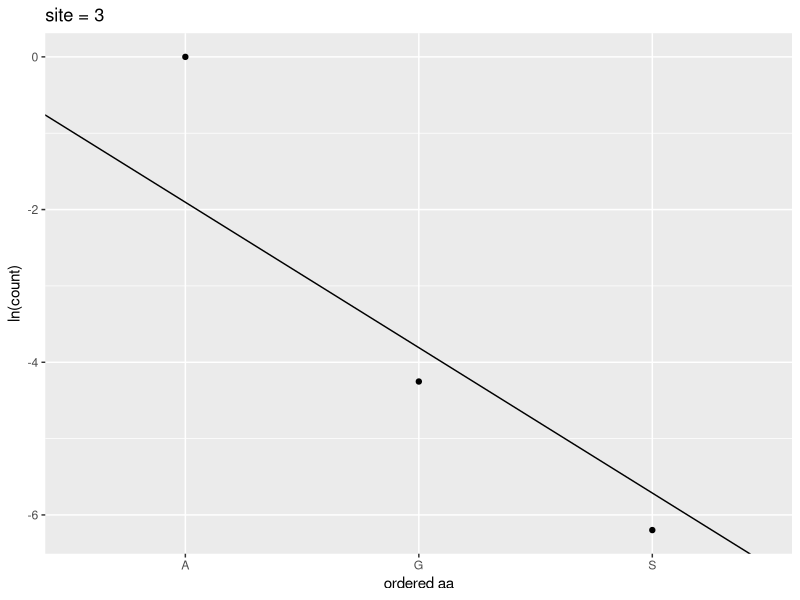
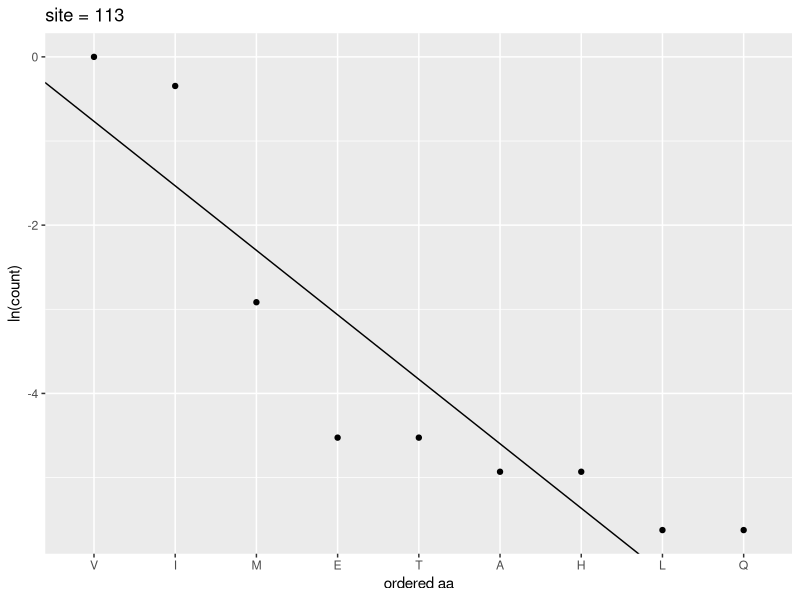
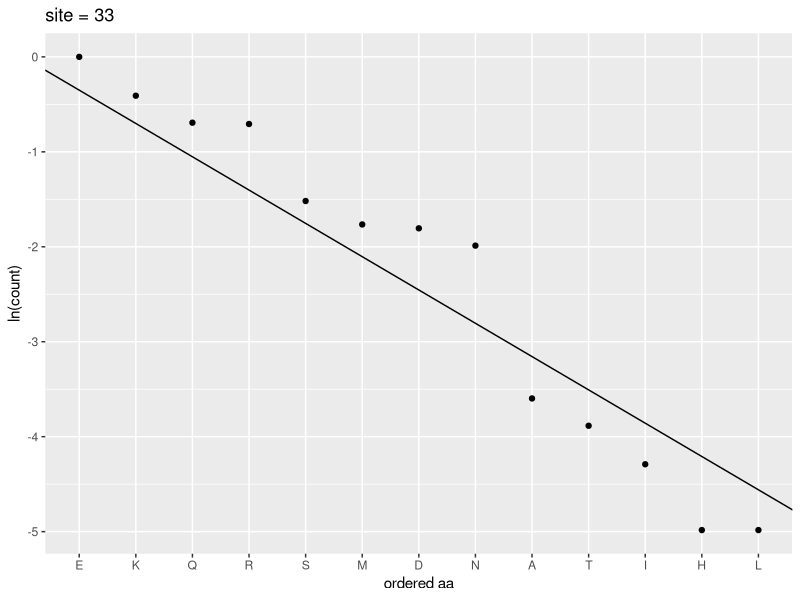
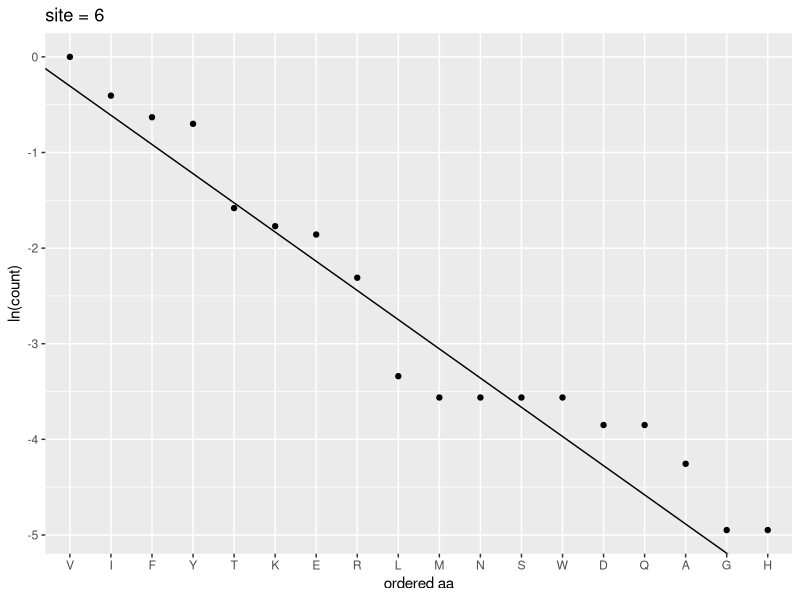
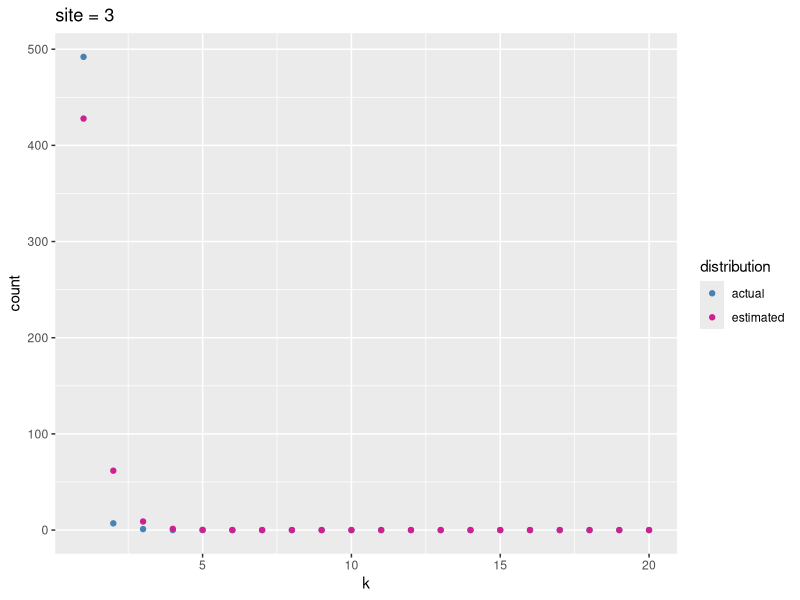
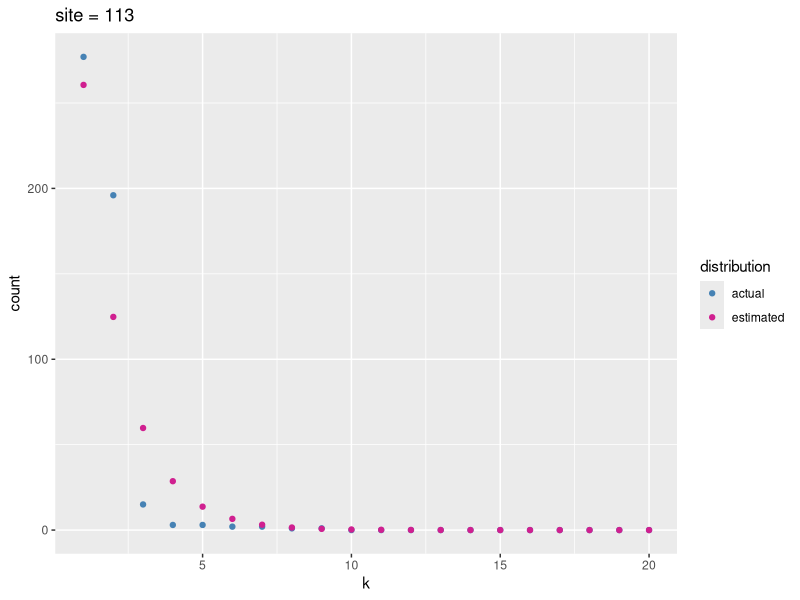
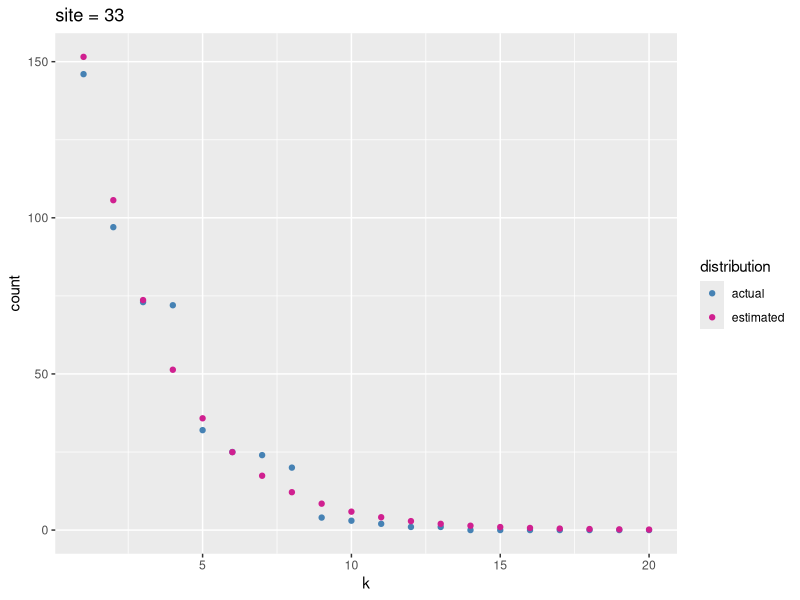
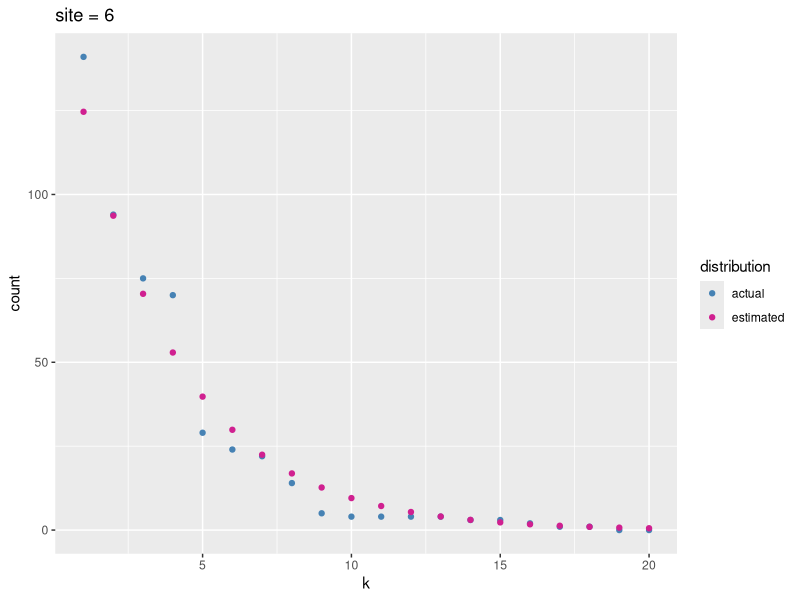

These charts were generated, in order, by the following R code:
library(tidyverse)
library(stringr)
library(cowplot)
library(broom)

# read in data
alignment <-read_csv("results_1B4T_A_evolved_split.csv", col_types = cols(.default = "c")) 

# tidy data used for null
alignment %>% 
  mutate(sequence = as.numeric(1:nrow(alignment)) ) %>% 
  gather(key = "site", value = "aa", 1:153) -> tidy_align  

tidy_align$site = as.numeric(tidy_align$site) 


#---------- ACTUAL DISTRIBUTION ----------
# determine the number of each AA at each site
tidy_align %>% 
  group_by(site, aa) %>% 
  summarize(count = n()) -> site_aa_count

empty_counts <- data_frame(aa = c('A', 'C', 'D', 'E', 'F', 'G', 'H', 'I', 'K', 'L', 'M', 'N', 'P', 'Q', 'R', 'S', 'T', 'V', 'W', 'Y'), 
                           count = rep(0, 20))

# 1. First write a function that can take a data frame with amino acids at one site, and return a data frame with counts, including zeros.
count_by_site <- function(site_df) {
  site_df %>% 
    group_by(aa) %>% 
    summarize(count = n()) -> counts
  full_join(counts, anti_join(empty_counts, counts, by = 'aa'))
}

# 2. Then call that function for all sites and combine the resulting data frames.
tidy_align %>% nest(-site) %>%
  mutate(counts = map(data, count_by_site)) %>%
  dplyr::select(-data) %>%   # use sessionInfo() to find what packages are loaded, conflicted package to give warnings
  unnest() -> all_count


#----------- ESTIMATED DISTRIBUTION ------------
# USING ONLY OBSERVED AA
# order aa by relative frequency
all_count %>%
  arrange(all_count$site, desc(count)) -> ordered_count

# make the categorical variable (aa) numerical (k) by numbering aa's 1-20 in order of freq
ordered_count %>%
  group_by(site) %>%
  mutate(k = as.numeric(1:20)) -> ordered_count

# remove aa with zero values
ordered_count %>%
  filter(count > 0) -> observed_aa

# count relative to most frequent - rescale to 1 for highly conserved sites
observed_aa %>%
  group_by(site) %>%
  mutate(rel_count = count/max(count)) -> observed_aa

# log-transformed data
observed_aa %>%
  mutate(ln_count = log(rel_count)) -> observed_aa 

# fit to a linear function, using map and BROOM 
# SET INTERCEPT TO 0
observed_aa %>% nest(-site) %>%
  mutate(fit = map(data, ~ lm(ln_count ~ 0 + k, data = .)),
         #intercept = map_dbl(fit, ~ (.)$coefficients[1]),
         slope = map_dbl(fit, ~ (.)$coefficients[1])) %>% 
  select(-data, -fit) -> observed_fits

# data frame with slope from linear fit to log transformed data - slope = gamma, intercept = 0
head(observed_fits)

# visualize the distribution (at a given site) with linear fits
# NOTE: sites that are highly conserved for a single aa still look exponential in log scale (see sites 3 and 9 as example) 3, 6, 33
library(forcats)
observed_aa %>%
  filter(site==3) %>%
  ggplot() + 
  geom_point(aes(x = fct_inorder(aa), y = ln_count)) +
  geom_abline(intercept = 0, slope = -1.9044913) + # NOTE: look up slope from ordered_fits dataframe
  ggtitle("site = 3") +
  xlab("ordered aa") +
  ylab("ln(count)") #-> p1

observed_aa %>%
  filter(site==113) %>%
  ggplot() + 
  geom_point(aes(x = fct_inorder(aa), y = ln_count)) +
  geom_abline(intercept = 0, slope = -0.7663804) + # NOTE: look up slope from ordered_fits dataframe
  ggtitle("site = 113") +
  xlab("ordered aa") +
  ylab("ln(count)") #-> p2

observed_aa %>%
  filter(site==33) %>%
  ggplot() + 
  geom_point(aes(x = fct_inorder(aa), y = ln_count)) +
  geom_abline(intercept = 0, slope = -0.3507396) + # NOTE: look up slope from ordered_fits dataframe
  ggtitle("site = 33") +
  xlab("ordered aa") +
  ylab("ln(count)") #-> p3

observed_aa %>%
  filter(site==6) %>%
  ggplot() + 
  geom_point(aes(x = fct_inorder(aa), y = ln_count)) +
  geom_abline(intercept = 0, slope = -0.3053751) + # NOTE: look up slope from ordered_fits dataframe
  ggtitle("site = 6") +
  xlab("ordered aa") +
  ylab("ln(count)") #-> p4

# plot_grid(p1, p2, p3, p4, ncol = 2) -> p
# title2 <- ggdraw() + 
#   draw_label("Linear fit to log-transformed distribution",
#              fontface = 'bold')
# plot_grid(title2, p, ncol = 1, rel_heights = c(0.1, 1))


# estimate the distribution
# only for observed
# observed_aa %>%
#   left_join(observed_fits, by = "site") %>%
#   mutate(est_dist = exp(k*slope)) -> observed_aa

ordered_count %>% 
  left_join(observed_fits, by = "site") %>%
  mutate(est_dist = exp(k*slope)) -> ordered_count

# rescale to compare w raw count
ordered_count %>%
  group_by(site) %>%
  mutate(est_rel = est_dist/sum(est_dist)) %>%
  mutate(est_count = sum(count)*est_rel) -> ordered_count

# visual comparison
ordered_count %>%
  filter(site == 3) %>%
  ggplot(aes(x = k)) +
  geom_point(aes(y = count, color = "steelblue")) +
  geom_point(aes(y = est_count, color = "violetred")) +
  scale_color_manual(name = "distribution",  
                     values = c("steelblue" = "steelblue", "violetred" = "violetred"), 
                     labels = c("actual", "estimated")) +
  ggtitle("site = 3") #-> q1

ordered_count %>%
  filter(site == 113) %>%
  ggplot(aes(x = k)) +
  geom_point(aes(y = count, color = "steelblue")) +
  geom_point(aes(y = est_count, color = "violetred")) +
  scale_color_manual(name = "distribution",  
                     values = c("steelblue" = "steelblue", "violetred" = "violetred"), 
                     labels = c("actual", "estimated")) +
  ggtitle("site = 113") #-> q2

ordered_count %>%
  filter(site == 33) %>%
  ggplot(aes(x = k)) +
  geom_point(aes(y = count, color = "steelblue")) +
  geom_point(aes(y = est_count, color = "violetred")) +
  scale_color_manual(name = "distribution",  
                     values = c("steelblue" = "steelblue", "violetred" = "violetred"), 
                     labels = c("actual", "estimated")) +
  ggtitle("site = 33") #-> q3

ordered_count %>%
  filter(site ==6) %>%
  ggplot(aes(x = k)) +
  geom_point(aes(y = count, color = "steelblue")) +
  geom_point(aes(y = est_count, color = "violetred")) +
  scale_color_manual(name = "distribution",  
                     values = c("steelblue" = "steelblue", "violetred" = "violetred"), 
                     labels = c("actual", "estimated")) +
  ggtitle("site = 6") #-> q4

# q <- plot_grid(q1 + theme(legend.position = "none"),
#                q2 + theme(legend.position = "none"), 
#                q3 + theme(legend.position = "none"), 
#                q4 + theme(legend.position = "none"), 
#                ncol = 2)
# legend <- get_legend(q1)
# title <- ggdraw() + 
#   draw_label("Actual vs. estimated distributions",
#              fontface = 'bold')
# plot_grid(title, q, ncol = 1, rel_heights = c(0.1, 1)) -> tt
# plot_grid(tt, legend, rel_widths = c(2, .3))


#------- CHI-SQUARED: ACTUAL VS. ESTIMATED DIST -------
# use raw count
ordered_count %>% nest(-site) %>%
  mutate(chisq = map(data, ~ sum((.$count - .$est_count)/.$est_count)),
         p_value = map_dbl(chisq, ~ pchisq(., 18, lower.tail=FALSE))) %>% 
  select(-data) -> chisq_results

chisq_results %>%
  mutate(result = "pass") -> chisq_results

chisq_results$result[chisq_results$p_value < 0.05] <- "fail"

chisq_results %>% filter(result == "fail") %>% nrow()/nrow(chisq_results)

# test manually for a few sites
df1 <- filter(ordered_count, site == 1)
chisq1 <- sum((df1$count - df1$est_count)/df1$est_count)
pchisq(chisq1, 18, lower.tail = FALSE)


#------- EFFECTIVE NUMBER OF AMINO ACIDS --------
# site_aa_count is actual dist. DOES NOT CONTAIN AA AT ZERO

# site_aa_count %>% 
#   group_by(site) %>%
#   mutate(frequency = (count)/sum(count)) -> site_aa_freq

observed_aa %>%
  group_by(site) %>%
  mutate(frequency = (count)/sum(count)) -> site_aa_freq

site_aa_freq %>% 
  mutate(flnf = frequency*log(frequency)) %>%
  group_by(site) %>% 
  summarize(entropy = -sum(flnf),
            eff_aa = exp(entropy),
            n = length(unique(aa))) -> eff_aa_all

head(eff_aa_all)

eff_aa_all %>% 
  ggplot(aes(x=site, y=eff_aa)) + geom_point() + 
  #geom_smooth(se=F) +
  ylab("effective number of amino acids") +
  scale_x_continuous(limits = c(0, 154), expand = c(0, 0)) + 
  scale_y_continuous(limits = c(0,13), expand = c(0, 0)) + 
  theme_classic()

#------- RELATIONSHIP BETWEEN GAMMA & EFF AA -------
observed_fits %>%
  left_join(eff_aa_all) %>% 
  select(site, slope, eff_aa)-> gam_v_effaa

gam_v_effaa %>%
  left_join(chisq_results) %>% 
  select(site, slope, eff_aa, result) -> gam_v_effaa

# theoretical prediction
neff <- function(lambda) {
  pi <- exp(-lambda*(0:19))
  C <- sum(pi)
  pi <- pi/C
  exp(-sum(pi*log(pi)))
}


df_theory <- data.frame(lambda = (0:100)/10, ne = vapply((0:100)/10, neff, numeric(1)))

ggplot(gam_v_effaa, aes(x = eff_aa, y = 1/slope)) + 
  geom_point(aes(color = result)) +
  geom_line(data = df_theory, aes(ne, -1/lambda), inherit.aes = FALSE) 

# eff_aa_all %>%
#   left_join(gam_v_effaa, by = "site") -> df_plot
# 
# ggplot(gam_v_effaa, aes(x = eff_aa, y = 1/slope)) + 
#   geom_point(aes(color = result)) +
#   geom_point(data = data.frame(x = 1, y = 0), aes(x = x, y = y)) +
#   geom_line(data = df_plot, aes(x = (exp(-n)/eff_aa.x), y = 1/slope))

